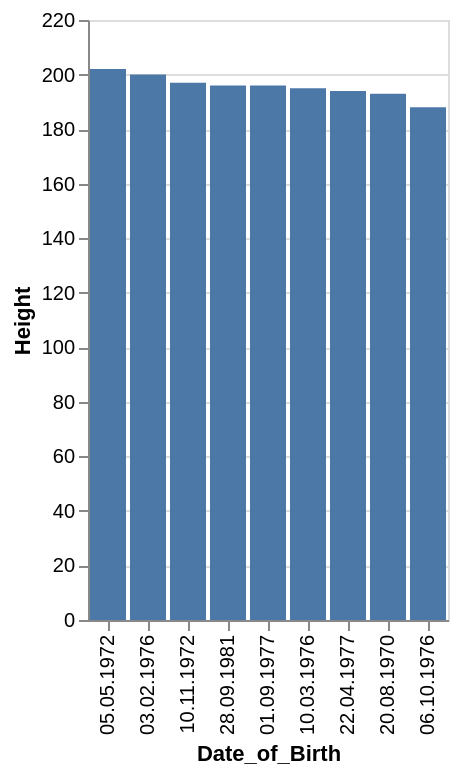

Vega-Lite specification stored for this chart:
### Vega-Lite specification from a JSON file in a GitHub repository (floating-point values rounded to 4 significant figures)
{"data": {"values": [{"x_data": "05.05.1972", "y_data": 202}, {"x_data": "03.02.1976", "y_data": 200}, {"x_data": "10.11.1972", "y_data": 197}, {"x_data": "28.09.1981", "y_data": 196}, {"x_data": "01.09.1977", "y_data": 196}, {"x_data": "10.03.1976", "y_data": 195}, {"x_data": "22.04.1977", "y_data": 194}, {"x_data": "20.08.1970", "y_data": 193}, {"x_data": "06.10.1976", "y_data": 188}]}, "mark": "bar", "encoding": {"x": {"field": "x_data", "type": "nominal", "title": "Date_of_Birth", "sort": {"op": "sum", "field": "y_data", "order": "descending"}}, "y": {"field": "y_data", "type": "quantitative", "title": "Height"}}}
